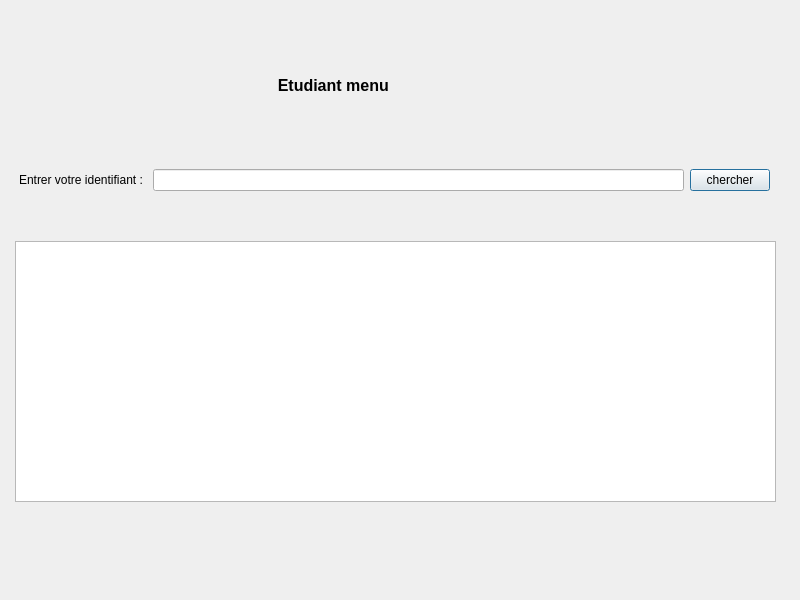
<?xml version="1.0" encoding="UTF-8"?>
<ui version="4.0">
 <class>etudiant</class>
 <widget class="QDialog" name="etudiant">
  <property name="windowModality">
   <enum>Qt::WindowModal</enum>
  </property>
  <property name="geometry">
   <rect>
    <x>0</x>
    <y>0</y>
    <width>800</width>
    <height>600</height>
   </rect>
  </property>
  <property name="minimumSize">
   <size>
    <width>800</width>
    <height>600</height>
   </size>
  </property>
  <property name="maximumSize">
   <size>
    <width>800</width>
    <height>600</height>
   </size>
  </property>
  <property name="windowTitle">
   <string>Etudiant menu</string>
  </property>
  <widget class="QLabel" name="label">
   <property name="geometry">
    <rect>
     <x>260</x>
     <y>60</y>
     <width>191</width>
     <height>51</height>
    </rect>
   </property>
   <property name="font">
    <font>
     <pointsize>12</pointsize>
     <bold>true</bold>
    </font>
   </property>
   <property name="text">
    <string>    Etudiant menu</string>
   </property>
  </widget>
  <widget class="QWidget" name="gridLayoutWidget">
   <property name="geometry">
    <rect>
     <x>19</x>
     <y>140</y>
     <width>751</width>
     <height>80</height>
    </rect>
   </property>
   <layout class="QGridLayout" name="gridLayout">
    <item row="0" column="0">
     <widget class="QLabel" name="label_2">
      <property name="text">
       <string>Entrer votre identifiant : </string>
      </property>
     </widget>
    </item>
    <item row="0" column="1">
     <widget class="QLineEdit" name="Enote"/>
    </item>
    <item row="0" column="2">
     <widget class="QPushButton" name="Echercher">
      <property name="text">
       <string>chercher</string>
      </property>
     </widget>
    </item>
   </layout>
  </widget>
  <widget class="QTableView" name="Eliste">
   <property name="geometry">
    <rect>
     <x>15</x>
     <y>241</y>
     <width>761</width>
     <height>261</height>
    </rect>
   </property>
  </widget>
 </widget>
 <resources/>
 <connections/>
</ui>
